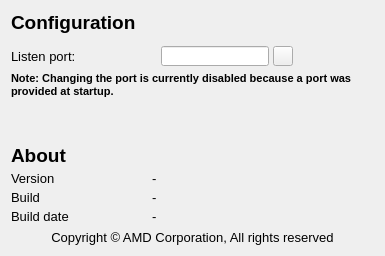
<?xml version="1.0" encoding="UTF-8"?>
<ui version="4.0">
 <class>ConfigurationWindow</class>
 <widget class="QWidget" name="ConfigurationWindow">
  <property name="geometry">
   <rect>
    <x>0</x>
    <y>0</y>
    <width>385</width>
    <height>256</height>
   </rect>
  </property>
  <property name="windowTitle">
   <string>Radeon Developer Service Configuration</string>
  </property>
  <property name="toolTip">
   <string>Restore default value</string>
  </property>
  <layout class="QGridLayout" name="gridLayout">
   <item row="0" column="0">
    <layout class="QVBoxLayout" name="rdsConfigurationLayout">
     <item>
      <widget class="QLabel" name="rdsSettingsHeader">
       <property name="font">
        <font>
         <pointsize>14</pointsize>
         <weight>75</weight>
         <bold>true</bold>
        </font>
       </property>
       <property name="text">
        <string>Configuration</string>
       </property>
      </widget>
     </item>
     <item>
      <widget class="QWidget" name="settingRowContainer" native="true">
       <layout class="QVBoxLayout" name="verticalLayout">
        <property name="spacing">
         <number>0</number>
        </property>
        <property name="leftMargin">
         <number>0</number>
        </property>
        <property name="topMargin">
         <number>0</number>
        </property>
        <property name="rightMargin">
         <number>0</number>
        </property>
        <property name="bottomMargin">
         <number>0</number>
        </property>
       </layout>
      </widget>
     </item>
     <item>
      <layout class="QVBoxLayout" name="portOptionsLayout">
       <item>
        <layout class="QHBoxLayout" name="listenPortHorizontalLayout">
         <property name="spacing">
          <number>4</number>
         </property>
         <property name="sizeConstraint">
          <enum>QLayout::SetDefaultConstraint</enum>
         </property>
         <item>
          <widget class="QLabel" name="listenPortHeader">
           <property name="font">
            <font>
             <pointsize>10</pointsize>
            </font>
           </property>
           <property name="text">
            <string>Listen port:</string>
           </property>
          </widget>
         </item>
         <item>
          <spacer name="horizontalSpacer">
           <property name="orientation">
            <enum>Qt::Horizontal</enum>
           </property>
           <property name="sizeHint" stdset="0">
            <size>
             <width>40</width>
             <height>20</height>
            </size>
           </property>
          </spacer>
         </item>
         <item>
          <widget class="QLineEdit" name="listenPortTextbox">
           <property name="sizePolicy">
            <sizepolicy hsizetype="Fixed" vsizetype="Ignored">
             <horstretch>0</horstretch>
             <verstretch>0</verstretch>
            </sizepolicy>
           </property>
          </widget>
         </item>
         <item>
          <widget class="QPushButton" name="restoreDefaultSettingButton">
           <property name="minimumSize">
            <size>
             <width>20</width>
             <height>20</height>
            </size>
           </property>
           <property name="maximumSize">
            <size>
             <width>20</width>
             <height>20</height>
            </size>
           </property>
           <property name="text">
            <string/>
           </property>
           <property name="icon">
            <iconset resource="../Service.qrc">
             <normaloff>:/images/third_party/ionicons/loop.svg</normaloff>:/images/third_party/ionicons/loop.svg</iconset>
           </property>
          </widget>
         </item>
         <item>
          <spacer name="horizontalSpacer_3">
           <property name="orientation">
            <enum>Qt::Horizontal</enum>
           </property>
           <property name="sizeType">
            <enum>QSizePolicy::MinimumExpanding</enum>
           </property>
           <property name="sizeHint" stdset="0">
            <size>
             <width>0</width>
             <height>0</height>
            </size>
           </property>
          </spacer>
         </item>
        </layout>
       </item>
       <item>
        <widget class="QLabel" name="portWarningLabel">
         <property name="font">
          <font>
           <family>MS Shell Dlg 2</family>
           <pointsize>8</pointsize>
           <weight>75</weight>
           <italic>false</italic>
           <bold>true</bold>
          </font>
         </property>
         <property name="text">
          <string>Note: Changing the port is currently disabled because a port was provided at startup.</string>
         </property>
         <property name="wordWrap">
          <bool>true</bool>
         </property>
        </widget>
       </item>
      </layout>
     </item>
     <item>
      <spacer name="verticalSpacer_2">
       <property name="orientation">
        <enum>Qt::Vertical</enum>
       </property>
       <property name="sizeHint" stdset="0">
        <size>
         <width>20</width>
         <height>10</height>
        </size>
       </property>
      </spacer>
     </item>
     <item>
      <layout class="QVBoxLayout" name="verticalLayout_3">
       <item>
        <layout class="QHBoxLayout" name="aboutHeaderHorizontalLayout">
         <property name="spacing">
          <number>0</number>
         </property>
         <property name="sizeConstraint">
          <enum>QLayout::SetDefaultConstraint</enum>
         </property>
         <item>
          <widget class="QLabel" name="aboutTitle">
           <property name="sizePolicy">
            <sizepolicy hsizetype="Minimum" vsizetype="Minimum">
             <horstretch>0</horstretch>
             <verstretch>0</verstretch>
            </sizepolicy>
           </property>
           <property name="maximumSize">
            <size>
             <width>16777215</width>
             <height>20</height>
            </size>
           </property>
           <property name="font">
            <font>
             <pointsize>14</pointsize>
             <weight>75</weight>
             <bold>true</bold>
            </font>
           </property>
           <property name="text">
            <string>About</string>
           </property>
          </widget>
         </item>
         <item>
          <spacer name="horizontalSpacer_2">
           <property name="orientation">
            <enum>Qt::Horizontal</enum>
           </property>
           <property name="sizeHint" stdset="0">
            <size>
             <width>40</width>
             <height>20</height>
            </size>
           </property>
          </spacer>
         </item>
        </layout>
       </item>
       <item>
        <layout class="QHBoxLayout" name="horizontalLayout_2">
         <item>
          <layout class="QVBoxLayout" name="verticalLayout_2">
           <item>
            <layout class="QGridLayout" name="versionInfoLayout">
             <property name="leftMargin">
              <number>0</number>
             </property>
             <property name="topMargin">
              <number>0</number>
             </property>
             <property name="rightMargin">
              <number>0</number>
             </property>
             <property name="bottomMargin">
              <number>0</number>
             </property>
             <property name="spacing">
              <number>4</number>
             </property>
             <item row="1" column="0">
              <widget class="QLabel" name="buildLabel">
               <property name="font">
                <font>
                 <pointsize>10</pointsize>
                </font>
               </property>
               <property name="text">
                <string>Build</string>
               </property>
              </widget>
             </item>
             <item row="0" column="0">
              <widget class="QLabel" name="versionLabel">
               <property name="font">
                <font>
                 <pointsize>10</pointsize>
                </font>
               </property>
               <property name="text">
                <string>Version</string>
               </property>
              </widget>
             </item>
             <item row="1" column="1">
              <widget class="QLabel" name="buildLabelData">
               <property name="font">
                <font>
                 <pointsize>10</pointsize>
                </font>
               </property>
               <property name="text">
                <string>-</string>
               </property>
              </widget>
             </item>
             <item row="0" column="1">
              <widget class="QLabel" name="versionLabelData">
               <property name="font">
                <font>
                 <pointsize>10</pointsize>
                </font>
               </property>
               <property name="text">
                <string>-</string>
               </property>
              </widget>
             </item>
             <item row="2" column="1">
              <widget class="QLabel" name="buildDateLabelData">
               <property name="font">
                <font>
                 <pointsize>10</pointsize>
                </font>
               </property>
               <property name="text">
                <string>-</string>
               </property>
              </widget>
             </item>
             <item row="2" column="0">
              <widget class="QLabel" name="buildDateLabel">
               <property name="font">
                <font>
                 <pointsize>10</pointsize>
                </font>
               </property>
               <property name="text">
                <string>Build date</string>
               </property>
              </widget>
             </item>
            </layout>
           </item>
          </layout>
         </item>
         <item>
          <widget class="QLabel" name="rdsLogo">
           <property name="maximumSize">
            <size>
             <width>80</width>
             <height>80</height>
            </size>
           </property>
           <property name="text">
            <string/>
           </property>
           <property name="pixmap">
            <pixmap resource="../Service.qrc">:/images/RDS_Icon.png</pixmap>
           </property>
           <property name="scaledContents">
            <bool>true</bool>
           </property>
          </widget>
         </item>
        </layout>
       </item>
      </layout>
     </item>
     <item>
      <layout class="QHBoxLayout" name="horizontalLayout">
       <item>
        <widget class="QLabel" name="copyrightLabel">
         <property name="font">
          <font>
           <pointsize>10</pointsize>
          </font>
         </property>
         <property name="text">
          <string>Copyright © AMD Corporation, All rights reserved</string>
         </property>
         <property name="alignment">
          <set>Qt::AlignCenter</set>
         </property>
        </widget>
       </item>
      </layout>
     </item>
    </layout>
   </item>
  </layout>
 </widget>
 <resources>
  <include location="../Service.qrc"/>
 </resources>
 <connections/>
</ui>
